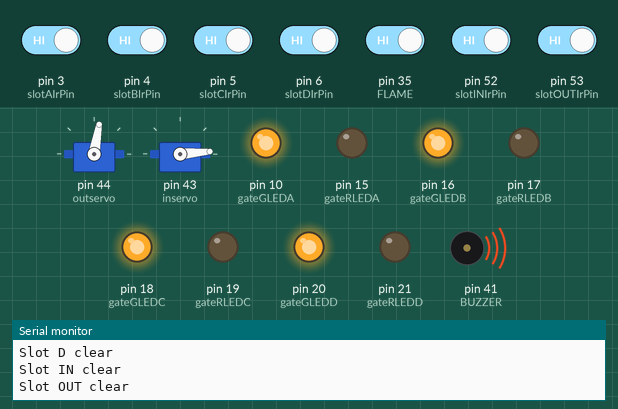
Recording of a sketch running on a simulated Arduino Mega 2560, built with avr-gcc and run on an emulated ATmega2560. Shown: 2 × servo, output pins drawn as LEDs (lit = HIGH), buzzer (waves = sounding, pin HIGH), the last lines printed to the serial monitor. The test bench sets the inputs (shaded band); at power-on: pin 3 (slotAIrPin), pin 4 (slotBIrPin), pin 5 (slotCIrPin), pin 6 (slotDIrPin), pin 35 (FLAME), pin 52 (slotINIrPin), pin 53 (slotOUTIrPin) HIGH.

Above: at 2.0 s.
2.1 s: pin 3 (slotAIrPin) driven LOW
At 3.2 s:
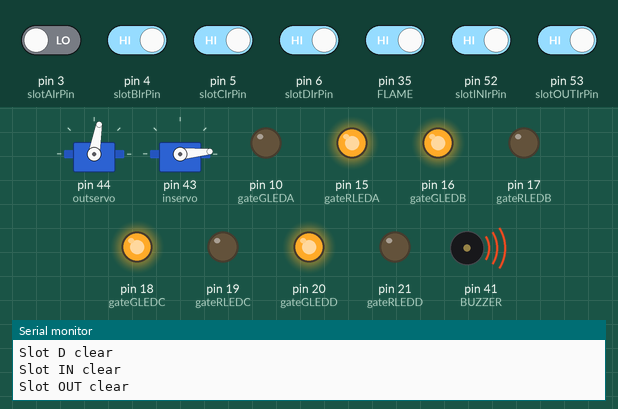
4.1 s: pin 4 (slotBIrPin) driven LOW
At 5.7 s:
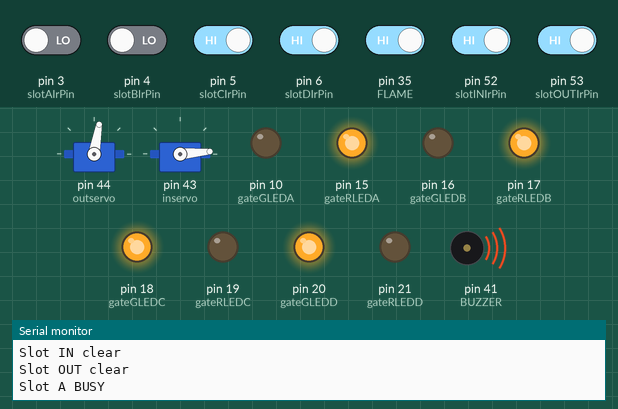
6.0 s: pin 5 (slotCIrPin) driven LOW
At 7.5 s:
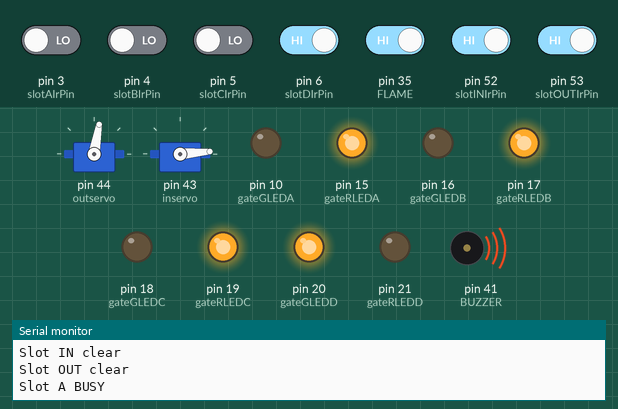
7.9 s: pin 6 (slotDIrPin) driven LOW
At 9.0 s:
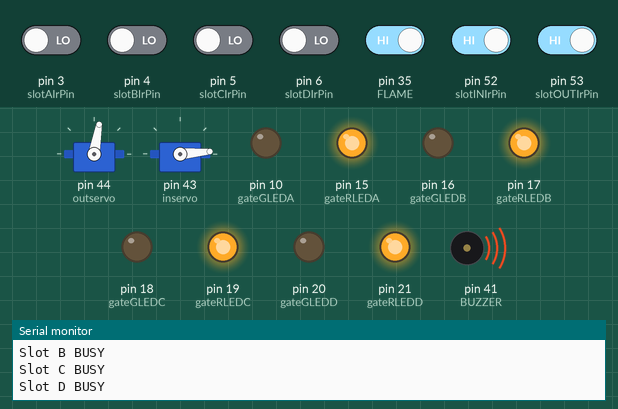
9.8 s: pin 52 (slotINIrPin) driven LOW
At 10.6 s:
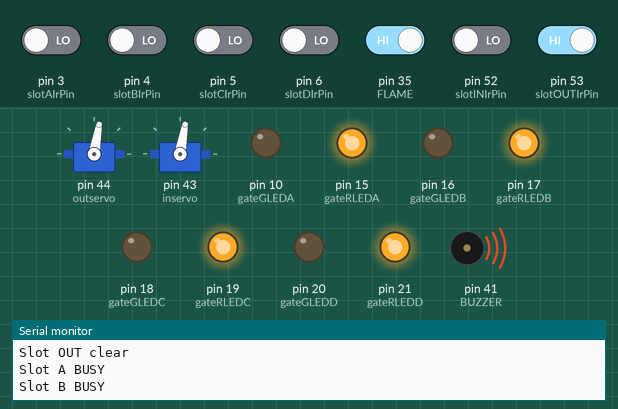
11.7 s: pin 53 (slotOUTIrPin) driven LOW
At 13.3 s:
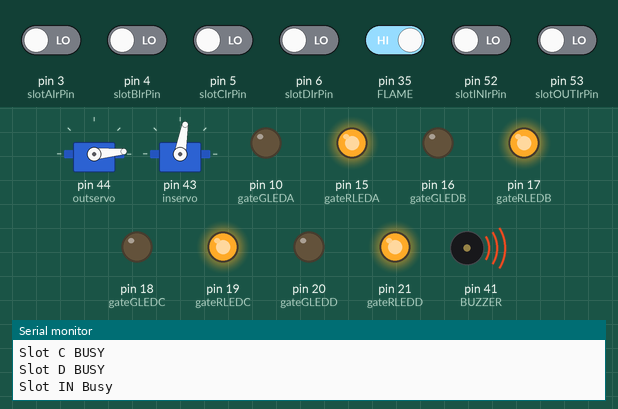
Timing chart, 0 to 14.6 s (numbered marks = the images above; inputs shaded):
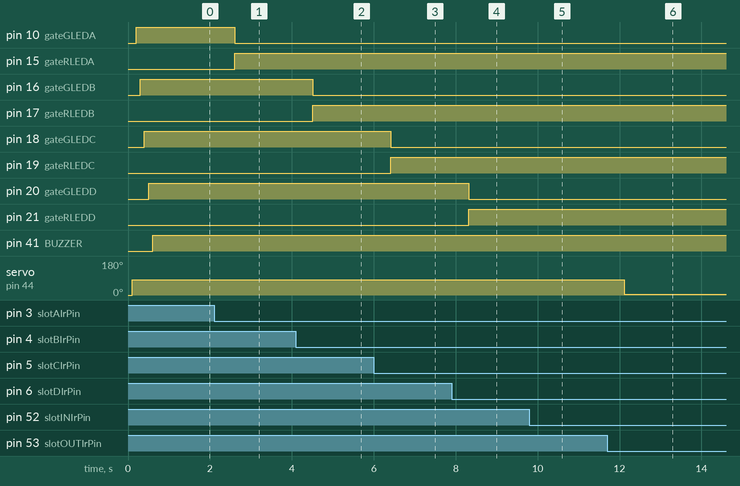

The sketch:

Parkin.ino
```cpp
#include <Servo.h>

//SENSOR FUEGO
int BUZZER = 41;      // selecciona el pin para el zumbador
int FLAME = 35;  // selecciona el pin del sensor

// IR Config


int slotAIrPin = 3; int slotAIr = HIGH;
int slotBIrPin = 4; int slotBIr = HIGH;
int slotCIrPin = 5; int slotCIr =HIGH;
int slotDIrPin = 6;  int slotDIr = HIGH;

int slotOUTIrPin = 53; int slotOUTIr = HIGH;
int slotINIrPin = 52; int slotINIr = HIGH;

// entery Gate Led Config
int gateGLEDA = 10;
int gateRLEDA = 15;

int gateGLEDB = 16;
int gateRLEDB = 17;

int gateGLEDC = 18;
int gateRLEDC = 19;

int gateGLEDD = 20;
int gateRLEDD = 21;

// Servo Config
Servo outservo;
Servo inservo;


void setup()
{
  //SERVO
  Serial.begin(9600);                   // Activa el puerto Serial a 9600 Baudios

 // declarar buzzer como una SALIDA:
  pinMode(BUZZER, OUTPUT);
  pinMode(FLAME, INPUT);


  outservo.attach(44);
  outservo.write(0);
  inservo.attach(43);
  inservo.write(0);

  //LEDS
  pinMode(slotINIrPin, INPUT);
  pinMode(slotOUTIrPin, INPUT);

  pinMode(slotAIrPin, INPUT);
  pinMode(slotBIrPin, INPUT);
  pinMode(slotCIrPin, INPUT);
  pinMode(slotDIrPin, INPUT);

  //Gate LED setup
pinMode(gateGLEDA, OUTPUT);
pinMode(gateRLEDA, OUTPUT);

pinMode(gateGLEDB, OUTPUT);
pinMode(gateRLEDB, OUTPUT);

pinMode(gateGLEDC, OUTPUT);
pinMode(gateRLEDC, OUTPUT);

pinMode(gateGLEDD, OUTPUT);
pinMode(gateRLEDD, OUTPUT);

}

void loop()
{
//check in
int slotINval = digitalRead(slotINIrPin);
if (slotINval == 0)
    {

    Serial.println("Slot IN Busy");
    inservo.write(80);
    delay(100);
    }
else{
    Serial.println("Slot IN clear");
    inservo.write(5);
    delay(100);
    }
 int slotOUTval = digitalRead(slotOUTIrPin);
if (slotOUTval == 0)
    {
    Serial.println("Slot OUT Busy");
    outservo.write(5);
    delay(100);
    }
else{
    Serial.println("Slot OUT clear");

    outservo.write(80);
    delay(100);
    }
  // Check Slot
int slotAval = digitalRead(slotAIrPin);
if (slotAval == 0)
    {
    digitalWrite(gateRLEDA, HIGH);
    digitalWrite(gateGLEDA, LOW);
    Serial.println("Slot A BUSY");
    delay(100);
    }
else{
    Serial.println("Slot A clear");
    digitalWrite(gateGLEDA, HIGH);
    digitalWrite(gateRLEDA, LOW);
    delay(100);
    }
int slotBval = digitalRead(slotBIrPin);
if (slotBval == 0)
    {
    digitalWrite(gateRLEDB, HIGH);
    digitalWrite(gateGLEDB, LOW);
    Serial.println("Slot B BUSY");
    delay(100);
    }
else{
    Serial.println("Slot B clear");
    digitalWrite(gateGLEDB, HIGH);
    digitalWrite(gateRLEDB, LOW);
    delay(100);
    }
int slotCval = digitalRead(slotCIrPin);
if (slotCval == 0)
    {
    digitalWrite(gateRLEDC, HIGH);
    digitalWrite(gateGLEDC, LOW);
    Serial.println("Slot C BUSY");
    delay(100);
    }
else{
    Serial.println("Slot C clear");
    digitalWrite(gateGLEDC, HIGH);
    digitalWrite(gateRLEDC, LOW);
    delay(100);
    }
int slotDval = digitalRead(slotDIrPin);
if (slotDval == 0)
    {
    digitalWrite(gateRLEDD, HIGH);
    digitalWrite(gateGLEDD, LOW);
    Serial.println("Slot D BUSY");
    delay(100);
    }
else{
    Serial.println("Slot D clear");
    digitalWrite(gateGLEDD, HIGH);
    digitalWrite(gateRLEDD, LOW);
    delay(100);
    }

 digitalWrite(BUZZER,digitalRead(FLAME));

}
```

Measured:
- after the input at 2.1 s, pin 10 (gateGLEDA): HIGH → LOW after 0.50 s; pin 15 (gateRLEDA): LOW → HIGH after 0.50 s
- after the input at 4.1 s, pin 16 (gateGLEDB): HIGH → LOW after 0.41 s; pin 17 (gateRLEDB): LOW → HIGH after 0.41 s
- after the input at 6.0 s, pin 18 (gateGLEDC): HIGH → LOW after 0.41 s; pin 19 (gateRLEDC): LOW → HIGH after 0.41 s
- after the input at 7.9 s, pin 20 (gateGLEDD): HIGH → LOW after 0.41 s; pin 21 (gateRLEDD): LOW → HIGH after 0.41 s
- after the input at 9.8 s, servo on pin 43 (inservo): 5° → 80° after 0.42 s
- after the input at 11.7 s, servo on pin 44 (outservo): 80° → 5° after 0.42 s
